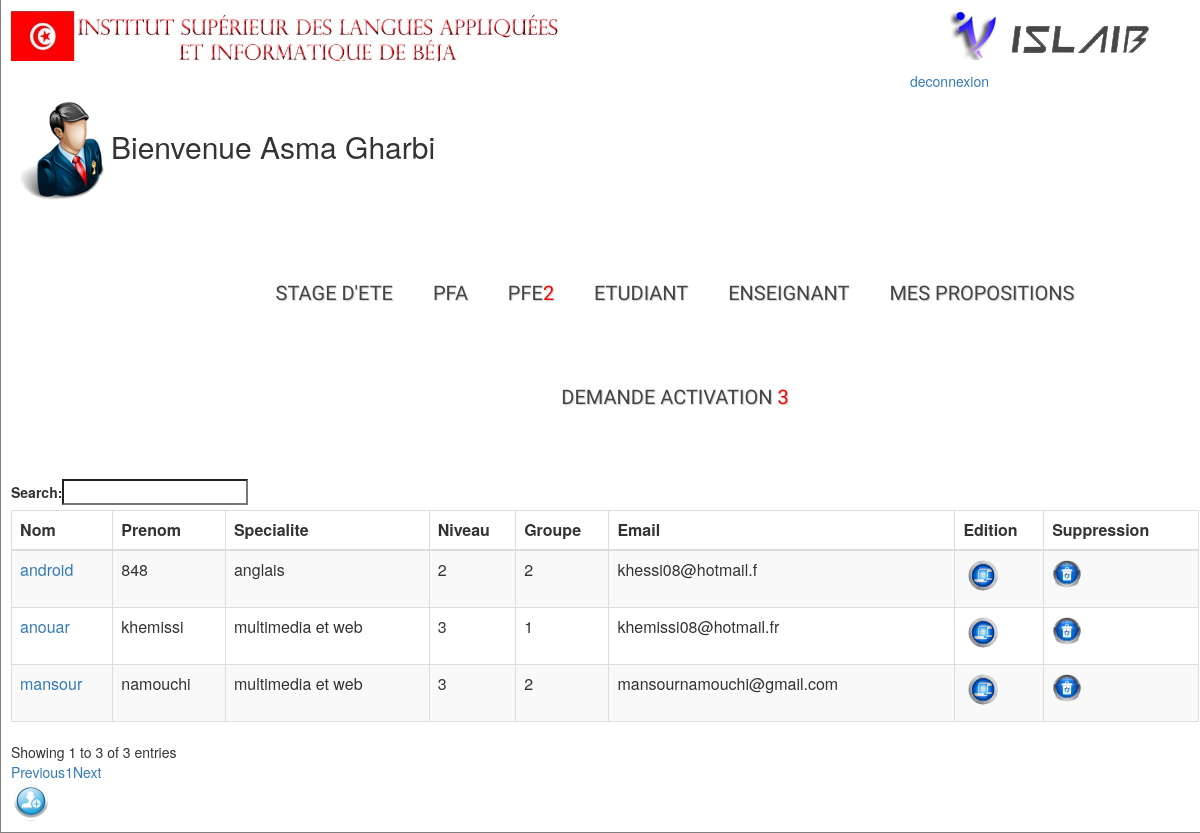
Page /admin/listedeetudiant.php (signed in) on the committed database.
### tables this page shows
CREATE TABLE IF NOT EXISTS `etudiant` (
  `id` int(11) NOT NULL AUTO_INCREMENT,
  `nom` varchar(28) NOT NULL,
  `prenom` varchar(25) NOT NULL,
  `email` varchar(50) NOT NULL,
  `cin` int(8) NOT NULL,
  `datedenaissance` date NOT NULL,
  `adresse` varchar(50) NOT NULL,
  `ville` varchar(50) NOT NULL,
  `tel` int(12) NOT NULL,
  `niveau` int(2) NOT NULL,
  `active` varchar(25) NOT NULL,
  `idspecialite` varchar(25) NOT NULL,
  `groupe` int(2) NOT NULL,
  PRIMARY KEY (`id`)
);

CREATE TABLE IF NOT EXISTS `specialite` (
  `id` int(11) NOT NULL AUTO_INCREMENT,
  `specialite` varchar(25) NOT NULL,
  PRIMARY KEY (`id`)
);

### classes/sujetmanager.php (called while the page is built, shortened)
<?php
class sujetmanager{
	public function nombredesujetpropose(){
 $sql = "SELECT count(*) FROM
sujetdestage where type='pfe'and etat='proposer'";
$req = mysql_query($sql) ;
 $a_result=mysql_fetch_row($req);
 return  $a_result;
}
}
?>

### classes/usersmanager.php (called while the page is built, shortened)
<?php
class Usersmanager{
	public function afficheetudiants(){
		$sql = "SELECT *FROM etudiant where active='oui' ";
$req = mysql_query($sql) ;
		$sql1 = "SELECT *FROM etudiant where active='oui'  ";
$req1 = mysql_query($sql1);
if(mysql_fetch_row($req1)>0){
while($data =mysql_fetch_assoc($req)){
	$tableau[]=$data;
	}
	return $tableau;
}
}
	public function nombredemandedactiveetudiant(){
 $sql = "SELECT count(*) FROM
etudiant where active='non'";
$req = mysql_query($sql) ;
 $a_result=mysql_fetch_row($req);
 return  $a_result;
}
	public function nombredemandedactiveenseignant(){
 $sql = "SELECT count(*) FROM
enseignant where active='non'";
$req = mysql_query($sql) ;
 $a_result=mysql_fetch_row($req);
 return  $a_result;
}
}
?>

### classes/specialitemanager.php (called while the page is built, shortened)
<?php
class specialitemanager{
public function afficheunspecilaite($id){
$sql="SELECT * FROM specialite WHERE id='".$id."'";
	$req = mysql_query($sql);
	$data= mysql_fetch_assoc($req);
	return $data;
}
}
?>

### admin/listedeetudiant.php (the view, shortened to what this page needs)
<?php
$user= new Usersmanager();
$sujet= new sujetmanager();
$spe= new specialitemanager();
 if(isset($_SESSION)){
  $user->auth($_SESSION['email'],$_SESSION['cin']);
 }
   $a_result1=$user->nombredemandedactiveenseignant();
$a_result=$user->nombredemandedactiveetudiant();
$a=$a_result[0]+$a_result1[0];
$pro=$sujet->nombredesujetpropose();
?>
<html lang=''>
<head>
<link href="..\css\style.css" rel="stylesheet" type="text/css" />
 <link rel="stylesheet" href="//maxcdn.bootstrapcdn.com/bootstrap/3.3.6/css/bootstrap.min.css" />
<link rel="stylesheet" href="https://cdn.datatables.net/1.10.11/css/dataTables.bootstrap.min.css" />
<link rel="stylesheet" href="https://cdn.datatables.net/buttons/1.1.2/css/buttons.bootstrap.min.css" />
<link rel="stylesheet" href="../bootstrap/css/bootstrap.css" />
 <link rel="stylesheet" type="text/css" href="../css/styles.css">
    <link rel="stylesheet" type="text/css" href="styles.css" media="all" />
</head>
<body>
<div id="container">
<img id="i" src="../image/f.jpg" >
<img id="f" src="../image/l.png"><div class="right" ><a href="?m=deco">deconnexion</a></div>
<br><br>
  <h2> <img src="../image/Administrateur.png" width="100" height="100" >Bienvenue  <?php echo ucfirst(strtolower(trim( $_SESSION['nom']))) ; ?> <?php
echo ucfirst(strtolower(trim($_SESSION['prenom']))); ?></h2>
<div class="container">
 <header>
    <div id="fdw">
          <nav>
            <ul><li><a href="listedesujetete.php">Stage d'ete</a>
</li>
            <li><a href="listedesujetpfa.php">PFA</a>
            </li>
            <li>
                <a href="listedesujetpfe.php">PFE<font color="red"><?php if ($pro[0]>0){
      echo $pro[0]; }?></font><span class="arrow"></span></a>
                  <li><a href="listedesujetpfepropose.php">sujet propose <font color="red"><?php if ($pro[0]>0){
      echo $pro[0]; }?></font> </a></li></a></li>
                </ul>
                   <li ><a href="listedeetudiant.php">etudiant<span class="arrow"></span> </a>
            </li>
            <li><a href="listedeenseignant.php">enseignant </a></li>
   <li><a href="mesproposition.php"> mes propositions</a></li>
  <li>
            <a href="demandedactiveetudiant.php">demande activation
                <font color="red"><?php if ($a>0){
      echo $a; }?></font><span class="arrow"></span></a>
          </nav>
    </div>
  </header>
</div>
<?php
$users=$user->afficheetudiants();
 ?>
  <table id="example" class="table table-striped table-bordered" cellspacing="0" width="100%">
 <thead>
 <tr>
 <th>Nom </th>
 <th> Prenom </th>
  <th> Specialite </th>
   <th> Niveau</th>
  <th> Groupe </th>
 <th>Email</th>
 <th>Edition</th>
  <th>Suppression</th>
 </tr></thead>
 <?php if(!empty($users)){ ?>
 <tbody>
 <?php foreach ($users as $key=>$value): ?>
  <tr><td>  <a href="etudiant.php?cin=<?php echo $value['cin']?>" target="_blank"><?php echo $value['nom']; ?> </td></a>
		<td><?php echo $value['prenom']; ?> </td>
   <td> <?php     $unspe=$spe->afficheunspecilaite( $value['idspecialite']);   echo $unspe['specialite'];                                ?>
        <td><?php echo $value['niveau']; ?> </td>
    <td><?php echo $value['groupe']; ?> </td>
     	<td><?php echo $value['email']; ?> </td>
     	<td><a href="modefieetudiant.php?cin=<?php echo $value['cin'];?>"><img src="../image/modefie.png" width="40px" height="40px" ></a></td>
     	<td><a href="listedeetudiant.php?cin=<?php echo $value['cin'];?>&supp=delete"onclick="return(confirm('Etes-vous sûr de vouloir supprimer?'));"><img src="../image/supprime.png" width="30px" height="30px"></a></td></tr>
<?php endforeach;} ?>
</tbody>
    </table>
        <a href="inscriptionetudiant.php"><img src="../image/ajoute.png" width="40px" height="40px"> </a>
</div>
</body>
</html>

### css/style.css (style rules this page uses)
body { font-family: "Trebuchet MS", Arial, Helvetica, sans-serif; font-size: 0.8em; background-color:#fff; background-repeat: repeat; }
.right { position: absolute; right: 0px; width: 300px; padding: 10px; }
#container { margin-left:auto; margin-right:auto; width: 1210px; margin: auto; padding: 10px; border-right: 1px solid gray; border-bottom: 1px solid gray; border-left: 1px solid gray; background-color: #fff; }
#i { width:550; }
#f { margin-left:385px; }
ul { margin-top:20; margin-left:70; margin:; padding:; }
ul li a { text-decoration:none; }
table { border-collapse:collapse; margin:auto; }

### css/styles.css (style rules this page uses)
.container > header { padding: 20px 30px 20px 30px; margin: 0px 20px 10px 20px; position: relative; display: block; text-shadow: 1px 1px 1px rgba(0,0,0,0.2); text-align: center; }
#fdw nav ul { display:block; z-index:999999; }
#fdw nav ul li { display:inline-block; padding:50px 3px 30px; margin-left:30px; position:relative; }
#fdw nav ul li a:link, #fdw nav ul li a:visited { color:#444; font:normal 20px 'Yanone Kaffeesatz', sans-serif; text-transform:uppercase; display:inline-block; position:relative; }
#fdw nav ul li span { position:absolute; right:-12px; bottom:6px; width:7px; height:8px; margin:0 0 0 3px; float:right; display:block; background:url('images/nav_arrow.png') no-repeat left -8px; font:0/0 a; }

### admin/listedeetudiant.php (style rules this page uses)
.right { position: absolute; right: 0px; width: 300px; padding: 10px; }

### rows in the picture
etudiant: nom "mansour", prenom "namouchi", idspecialite.specialite "multimedia et web", niveau "3", groupe "2", email "mansournamouchi@gmail.com"
etudiant: nom "anouar", prenom "khemissi", idspecialite.specialite "multimedia et web", niveau "3", groupe "1", email "khemissi08@hotmail.fr"
etudiant: nom "android", prenom "848", idspecialite.specialite "anglais", niveau "2", groupe "2", email "khessi08@hotmail.f"

### other values in the picture
$_SESSION['nom'] "Asma"
$_SESSION['prenom'] "Gharbi"
$pro[0] "2"
$a "3"
